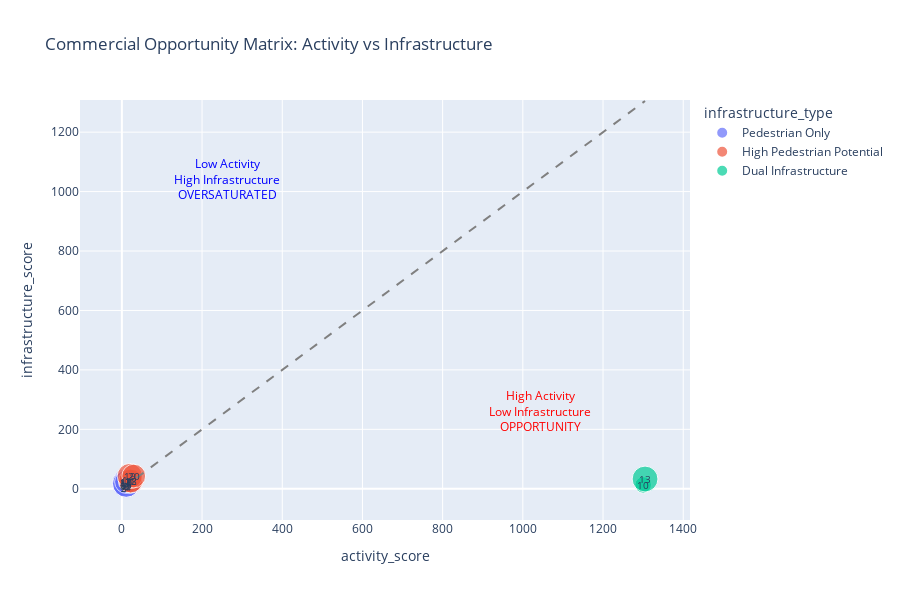

This figure's notebook cell:
### Code cell
# Cell 7: Advanced visualization - Activity vs Infrastructure scatter
fig = px.scatter(integrated, 
                x='activity_score', 
                y='infrastructure_score',
                size='area_km2',
                color='infrastructure_type',
                hover_data=['arr', 'bike_records', 'total_zones', 'total_panels'],
                title='Commercial Opportunity Matrix: Activity vs Infrastructure',
                width=900, height=600)

# Add diagonal line showing balance point
max_val = max(integrated['activity_score'].max(), integrated['infrastructure_score'].max())
fig.add_shape(type='line', x0=0, y0=0, x1=max_val, y1=max_val, 
              line=dict(dash='dash', color='gray', width=2))

# Add quadrant labels
fig.add_annotation(x=max_val*0.8, y=max_val*0.2, text="High Activity<br>Low Infrastructure<br>OPPORTUNITY", 
                  showarrow=False, font=dict(size=12, color="red"))
fig.add_annotation(x=max_val*0.2, y=max_val*0.8, text="Low Activity<br>High Infrastructure<br>OVERSATURATED", 
                  showarrow=False, font=dict(size=12, color="blue"))

for _, row in integrated.iterrows():
    fig.add_annotation(x=row['activity_score'], y=row['infrastructure_score'],
                      text=row['arr'], showarrow=False, font=dict(size=10))

fig.show()

### Figure 1 — Plotly figure (JSON) as saved in the notebook; plotly's stock layout.template omitted (floating-point values rounded to 4 significant figures)
{"data": [{"customdata": [["1", 0, 22, 4], ["2", 0, 12, 2], ["3", 0, 13, 2], ["4", 0, 31, 6], ["6", 0, 9, 12], ["7", 0, 16, 6], ["8", 0, 8, 6], ["9", 0, 23, 7], ["11", 0, 31, 22], ["14", 0, 24, 17], ["15", 0, 27, 15], ["16", 0, 20, 13], ["17", 0, 22, 18]], "hovertemplate": "infrastructure_type=Pedestrian Only<br>activity_score=%{x}<br>infrastructure_score=%{y}<br>area_km2=%{marker.size}<br>arr=%{customdata[0]}<br>bike_records=%{customdata[1]}<br>total_zones=%{customdata[2]}<br>total_panels=%{customdata[3]}<extra></extra>", "legendgroup": "Pedestrian Only", "marker": {"color": "#636efa", "size": [1.8, 1.0, 1.2, 1.6, 2.2, 4.1, 3.9, 2.2, 3.7, 5.6, 8.5, 7.9, 5.7], "sizemode": "area", "sizeref": 0.02125, "symbol": "circle"}, "mode": "markers", "name": "Pedestrian Only", "orientation": "v", "showlegend": true, "type": "scatter", "x": [11.7, 5.4, 5.4, 15.3, 3.0, 6.3, 3.9, 12.0, 15.0, 10.5, 11.1, 10.8, 10.8], "xaxis": "x", "y": [4.9, 2.6, 2.0, 7.5, 12.6, 7.8, 7.8, 9.1, 28.6, 22.1, 19.5, 16.9, 23.4], "yaxis": "y"}, {"customdata": [["5", 0, 36, 11], ["12", 0, 42, 22], ["18", 0, 48, 20], ["19", 0, 52, 33], ["20", 0, 65, 35]], "hovertemplate": "infrastructure_type=High Pedestrian Potential<br>activity_score=%{x}<br>infrastructure_score=%{y}<br>area_km2=%{marker.size}<br>arr=%{customdata[0]}<br>bike_records=%{customdata[1]}<br>total_zones=%{customdata[2]}<br>total_panels=%{customdata[3]}<extra></extra>", "legendgroup": "High Pedestrian Potential", "marker": {"color": "#EF553B", "size": [2.5, 6.4, 6.0, 6.8, 6.0], "sizemode": "area", "sizeref": 0.02125, "symbol": "circle"}, "mode": "markers", "name": "High Pedestrian Potential", "orientation": "v", "showlegend": true, "type": "scatter", "x": [18.3, 21.9, 21.9, 19.8, 29.7], "xaxis": "x", "y": [12.2, 26.2, 26.0, 42.9, 42.8], "yaxis": "y"}, {"customdata": [["10", 3228, 24, 10], ["13", 3193, 50, 26]], "hovertemplate": "infrastructure_type=Dual Infrastructure<br>activity_score=%{x}<br>infrastructure_score=%{y}<br>area_km2=%{marker.size}<br>arr=%{customdata[0]}<br>bike_records=%{customdata[1]}<br>total_zones=%{customdata[2]}<br>total_panels=%{customdata[3]}<extra></extra>", "legendgroup": "Dual Infrastructure", "marker": {"color": "#00cc96", "size": [2.9, 7.1], "sizemode": "area", "sizeref": 0.02125, "symbol": "circle"}, "mode": "markers", "name": "Dual Infrastructure", "orientation": "v", "showlegend": true, "type": "scatter", "x": [1300.0, 1305.0], "xaxis": "x", "y": [13.0, 32.9], "yaxis": "y"}], "layout": {"annotations": [{"font": {"color": "red", "size": 12}, "showarrow": false, "text": "High Activity<br>Low Infrastructure<br>OPPORTUNITY", "x": 1044.0, "y": 261.0}, {"font": {"color": "blue", "size": 12}, "showarrow": false, "text": "Low Activity<br>High Infrastructure<br>OVERSATURATED", "x": 261.0, "y": 1044.0}, {"font": {"size": 10}, "showarrow": false, "text": "1", "x": 11.7, "y": 4.9}, {"font": {"size": 10}, "showarrow": false, "text": "2", "x": 5.4, "y": 2.6}, {"font": {"size": 10}, "showarrow": false, "text": "3", "x": 5.4, "y": 2}, {"font": {"size": 10}, "showarrow": false, "text": "4", "x": 15.3, "y": 7.5}, {"font": {"size": 10}, "showarrow": false, "text": "5", "x": 18.3, "y": 12.2}, {"font": {"size": 10}, "showarrow": false, "text": "6", "x": 3.0, "y": 12.6}, {"font": {"size": 10}, "showarrow": false, "text": "7", "x": 6.3, "y": 7.8}, {"font": {"size": 10}, "showarrow": false, "text": "8", "x": 3.9, "y": 7.8}, {"font": {"size": 10}, "showarrow": false, "text": "9", "x": 12, "y": 9.1}, {"font": {"size": 10}, "showarrow": false, "text": "10", "x": 1300.0, "y": 13}, {"font": {"size": 10}, "showarrow": false, "text": "11", "x": 15, "y": 28.6}, {"font": {"size": 10}, "showarrow": false, "text": "12", "x": 21.9, "y": 26.2}, {"font": {"size": 10}, "showarrow": false, "text": "13", "x": 1305.0, "y": 32.9}, {"font": {"size": 10}, "showarrow": false, "text": "14", "x": 10.5, "y": 22.1}, {"font": {"size": 10}, "showarrow": false, "text": "15", "x": 11.1, "y": 19.5}, {"font": {"size": 10}, "showarrow": false, "text": "16", "x": 10.8, "y": 16.9}, {"font": {"size": 10}, "showarrow": false, "text": "17", "x": 10.8, "y": 23.4}, {"font": {"size": 10}, "showarrow": false, "text": "18", "x": 21.9, "y": 26}, {"font": {"size": 10}, "showarrow": false, "text": "19", "x": 19.8, "y": 42.9}, {"font": {"size": 10}, "showarrow": false, "text": "20", "x": 29.7, "y": 42.8}], "height": 600, "legend": {"itemsizing": "constant", "title": {"text": "infrastructure_type"}, "tracegroupgap": 0}, "shapes": [{"line": {"color": "gray", "dash": "dash", "width": 2}, "type": "line", "x0": 0, "x1": 1305.0, "y0": 0, "y1": 1305.0}], "title": {"text": "Commercial Opportunity Matrix: Activity vs Infrastructure"}, "width": 900, "xaxis": {"anchor": "y", "domain": [0, 1], "title": {"text": "activity_score"}}, "yaxis": {"anchor": "x", "domain": [0, 1], "title": {"text": "infrastructure_score"}}}}
